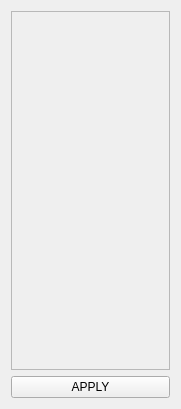
<?xml version="1.0" encoding="UTF-8"?>
<ui version="4.0">
 <class>ConfigWidget</class>
 <widget class="QWidget" name="ConfigWidget">
  <property name="geometry">
   <rect>
    <x>0</x>
    <y>0</y>
    <width>181</width>
    <height>409</height>
   </rect>
  </property>
  <property name="windowTitle">
   <string>Form</string>
  </property>
  <layout class="QVBoxLayout" name="verticalLayout">
   <item>
    <widget class="QScrollArea" name="scrollArea">
     <property name="horizontalScrollBarPolicy">
      <enum>Qt::ScrollBarPolicy::ScrollBarAlwaysOff</enum>
     </property>
     <property name="widgetResizable">
      <bool>true</bool>
     </property>
     <widget class="QWidget" name="scrollAreaWidgetContents">
      <property name="geometry">
       <rect>
        <x>0</x>
        <y>0</y>
        <width>161</width>
        <height>358</height>
       </rect>
      </property>
     </widget>
    </widget>
   </item>
   <item>
    <widget class="QPushButton" name="applyButton">
     <property name="text">
      <string>APPLY</string>
     </property>
    </widget>
   </item>
  </layout>
 </widget>
 <resources/>
 <connections/>
</ui>
